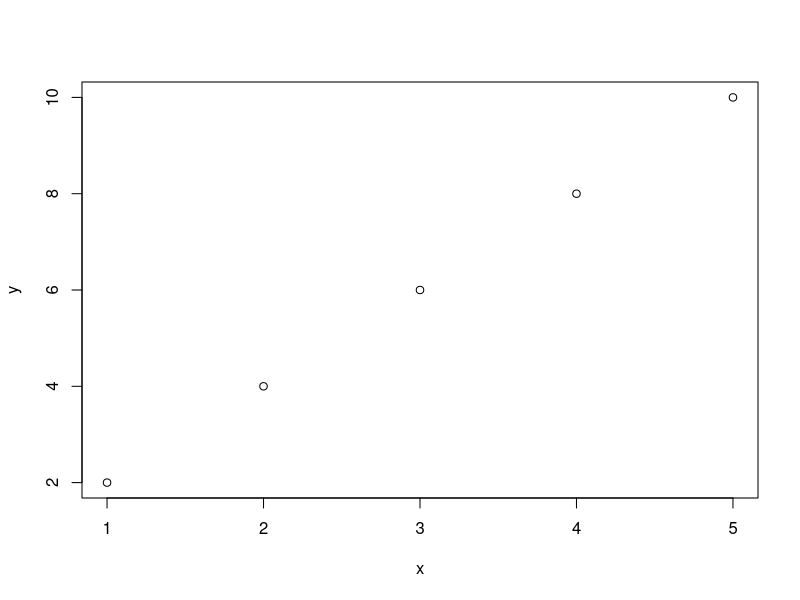
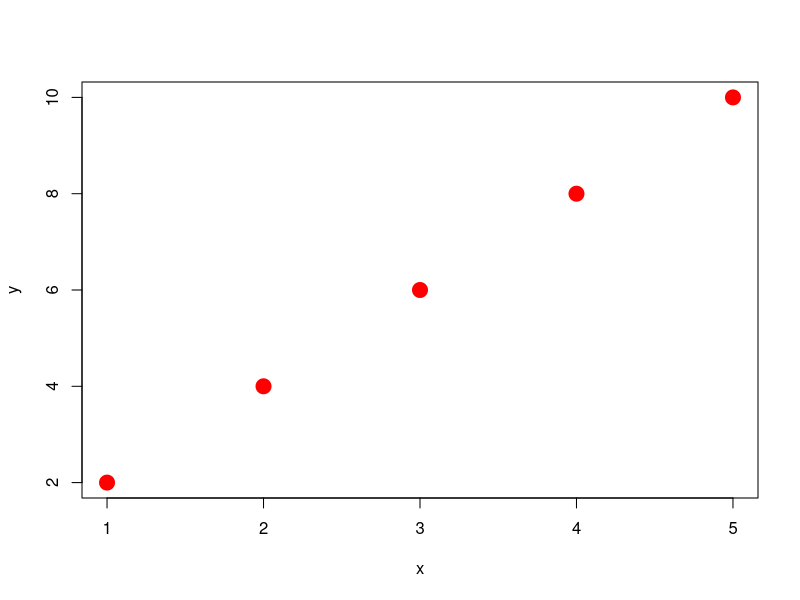
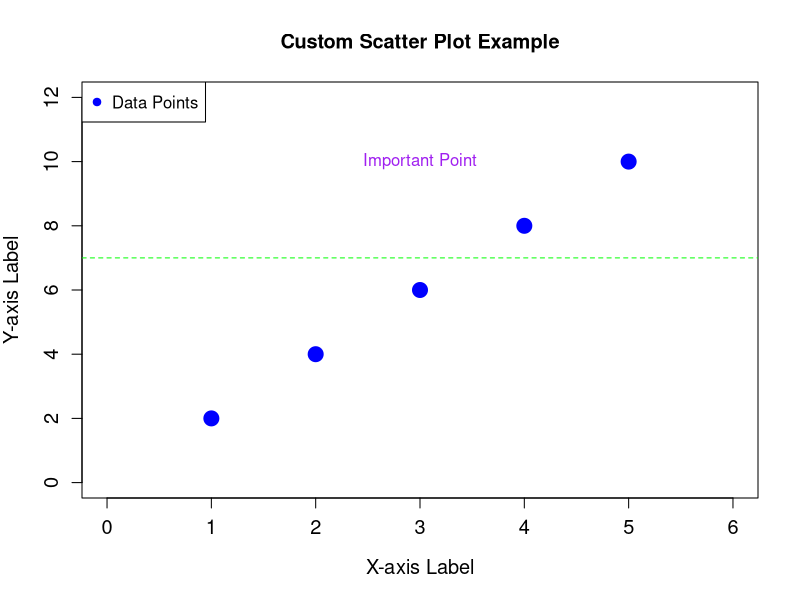
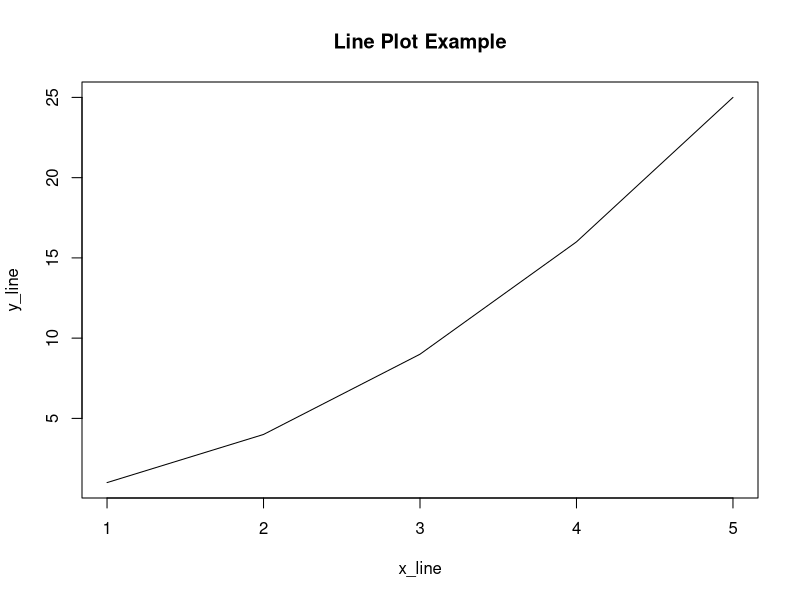
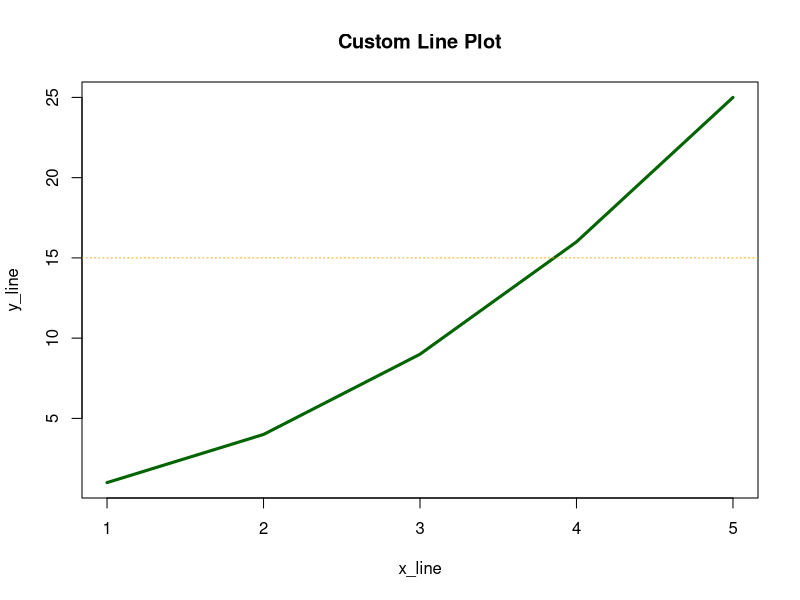
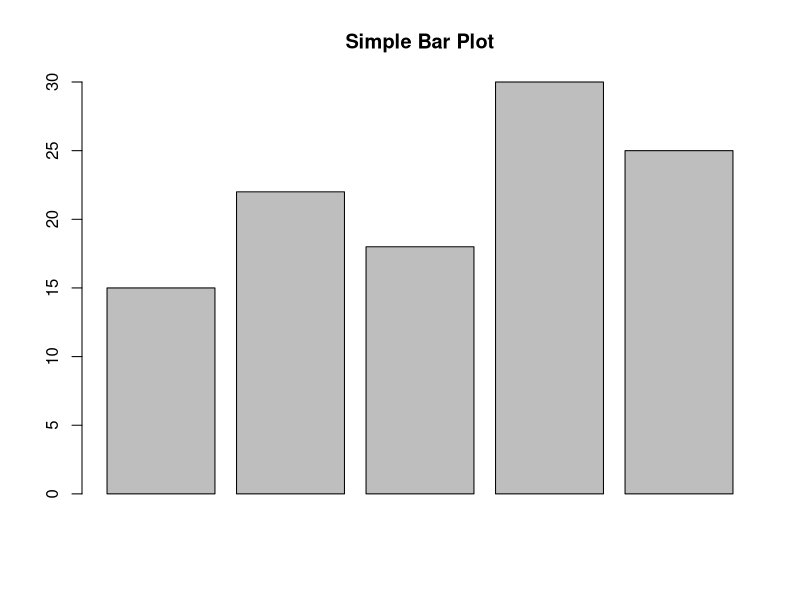
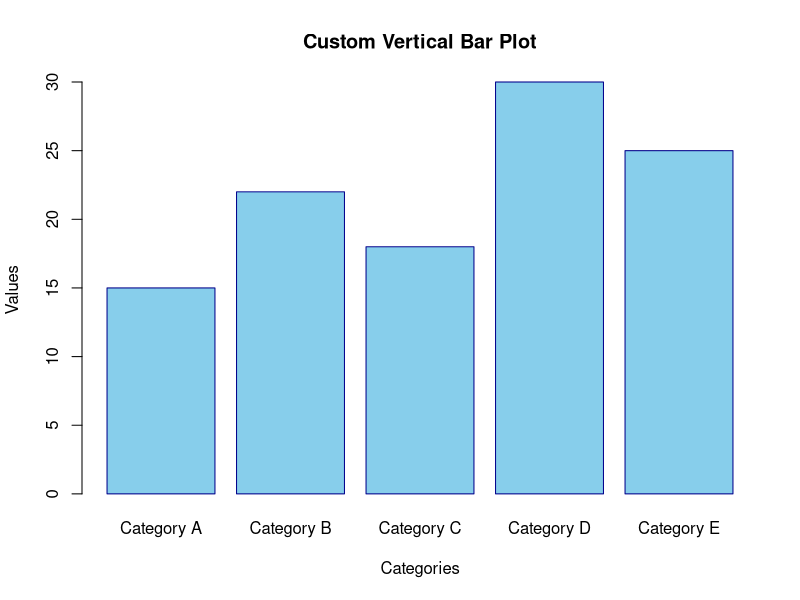
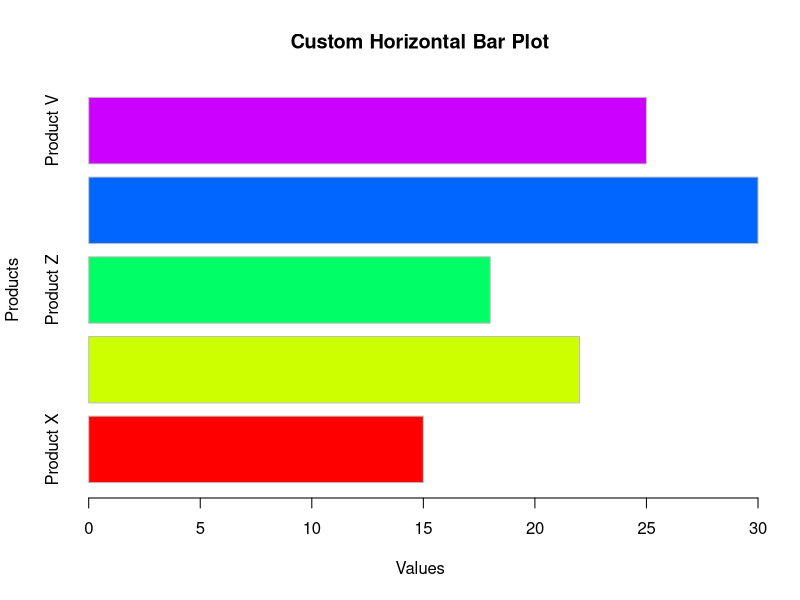

Recreate these plots in R, in order.
## ---- chunk 1
knitr::opts_chunk$set(echo = TRUE)
## ---- chunk 2
x <- c(1, 2, 3, 4, 5)
y <- c(2, 4, 6, 8, 10)
plot(x, y)
## ---- chunk 3
plot(x,
  y,
  col = "red",
  pch = 19, # Solid circle
  cex = 2   # Magnification factor
)
## ---- chunk 4
plot(
  x,
  y,
  col = "blue",
  pch = 19,
  cex = 2,
  xlab = "X-axis Label",
  ylab = "Y-axis Label",
  main = "Custom Scatter Plot Example",
  xlim = c(0, 6),
  ylim = c(0, 12),
  cex.lab = 1.2, # Magnification for axis labels
  cex.axis = 1.2 # Magnification for axis text
)
# Adding a reference line
abline(h = 7, col = "green", lty = 2) # Horizontal line at y=7
# Adding text
text(x = 3, y = 10, "Important Point", col = "purple")
# Adding a legend
legend("topleft", legend = "Data Points", col = "blue", pch = 19)
## ---- chunk 5
x_line <- c(1, 2, 3, 4, 5)
y_line <- c(1, 4, 9, 16, 25) # y = x^2
plot(x_line, y_line, type = "l", main = "Line Plot Example")
## ---- chunk 6
plot(x_line,
  y_line,
  type = "l",
  col = "darkgreen",
  lwd = 3, # Line width
  main = "Custom Line Plot"
)
# Add a horizontal reference line
abline(h = 15, col = "orange", lty = 3) # Dashed line
## ---- chunk 7
data_vector_bar <- c(15, 22, 18, 30, 25)
barplot(data_vector_bar, main = "Simple Bar Plot")
## ---- chunk 8
barplot(
  data_vector_bar,
  col = "skyblue",
  border = "darkblue",
  names.arg = c("Category A", "Category B", "Category C", "Category D", "Category E"),
  main = "Custom Vertical Bar Plot",
  xlab = "Categories",
  ylab = "Values"
)

barplot(
  data_vector_bar,
  col = rainbow(length(data_vector_bar)), # Different colors for each bar
  border = "grey",
  names.arg = c("Product X", "Product Y", "Product Z", "Product W", "Product V"),
  horiz = TRUE, # Horizontal bars
  main = "Custom Horizontal Bar Plot",
  xlab = "Values",
  ylab = "Products"
)
## ---- chunk 9
# Generate random normal data
set.seed(123) # for reproducibility
random_data <- rnorm(1000, mean = 50, sd = 10)
hist(random_data, main = "Simple Histogram")
## ---- chunk 10
hist(random_data,
  breaks = 30, # More bins
  col = "lightgreen",
  border = "darkgreen",
  main = "Custom Histogram with 30 Bins",
  xlab = "Value Range",
  ylab = "Frequency"
)
## ---- chunk 11
# Generate random data
set.seed(456) # for reproducibility
data_boxplot_1 <- rnorm(100, mean = 0, sd = 1)
boxplot(data_boxplot_1, main = "Simple Box Plot")
## ---- chunk 12
boxplot(
  data_boxplot_1,
  col = "lightpink",
  border = "red",
  names = "Dataset 1",
  main = "Custom Box Plot"
)

# Multiple box plots
set.seed(789) # for reproducibility
data_boxplot_2 <- rnorm(100, mean = 5, sd = 2)
data_boxplot_3 <- rpois(100, lambda = 3) # Poisson distribution

boxplot(
  data_boxplot_1,
  data_boxplot_2,
  data_boxplot_3,
  col = c("lightpink", "lightblue", "lightgreen"),
  border = "grey",
  names = c("Normal 1", "Normal 2", "Poisson"),
  main = "Comparison of Distributions",
  ylab = "Value"
)
